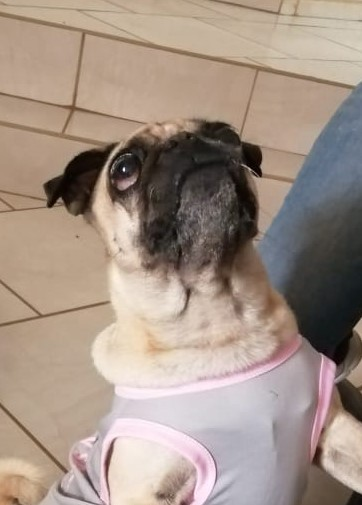
#> input picture Pug.jpeg, 362 x 505 px
$ python E_4.py
#> lines starting #> are read from the running program, lines starting #| are printed output that depends on the picture
#Paredes Márquez Carlos
#Ejercicio_4
#20 08 2021
'''Abre una imagen a color'''

import cv2
import numpy as np

im= cv2.imread('Pug.jpeg')
#> im is the input picture: shape (505, 362, 3); mean B, G, R 134, 145.7, 162.6

'''rotar 90* a lado <contrario> de la manecilla del reloj'''

im1= cv2.rotate(im, cv2.ROTATE_90_COUNTERCLOCKWISE)
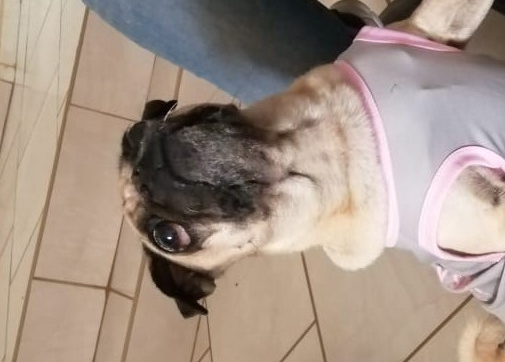
#> im1: shape (362, 505, 3); mean B, G, R 134, 145.7, 162.6

'''Conviértela a escala de grises'''

R = im1[:,:,2]
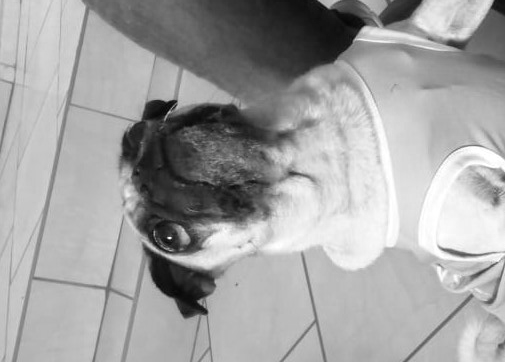
#> R: shape (362, 505); min 5, max 255, mean 162.6
G = im1[:,:,1]
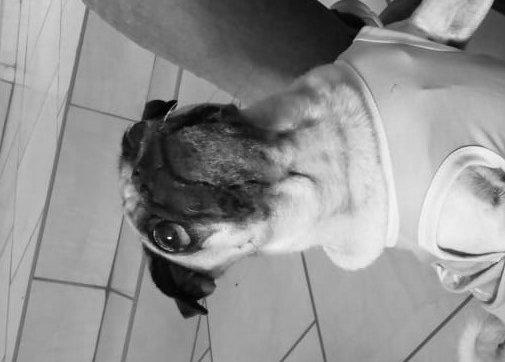
#> G: shape (362, 505); min 0, max 253, mean 145.7
B = im1[:,:,0]
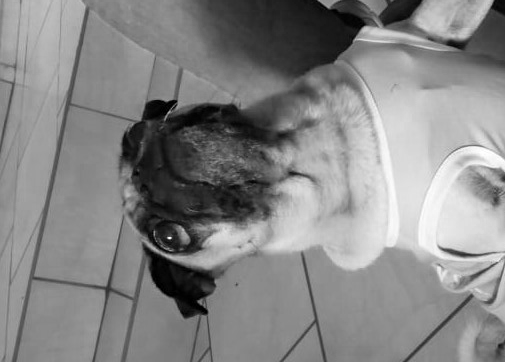
#> B: shape (362, 505); min 0, max 255, mean 134


ig = R*0.299 + G*0.587 + B*0.114
ig= ig.astype(np.uint8)

'''Calcula el negativo de la imagen'''

im1 = 225 - ig
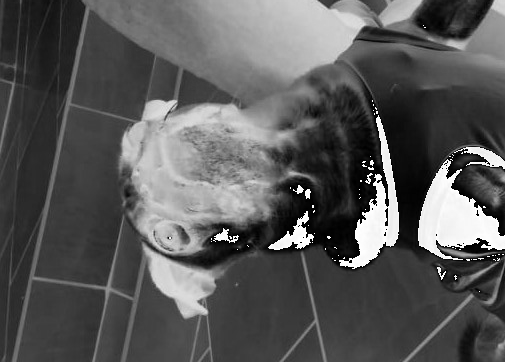
#> im1: shape (362, 505); min 0, max 255, mean 88.3

'''Muestra imagen original y resultado'''

cv2.imshow('image0', im)
cv2.imshow('image1', im1)
cv2.waitKey(0)
